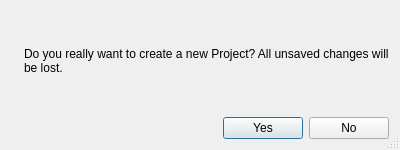
<ui version="4.0" >
 <class>DialogFileNewBase</class>
 <widget class="QDialog" name="DialogFileNewBase" >
  <property name="geometry" >
   <rect>
    <x>0</x>
    <y>0</y>
    <width>400</width>
    <height>150</height>
   </rect>
  </property>
  <property name="minimumSize" >
   <size>
    <width>400</width>
    <height>150</height>
   </size>
  </property>
  <property name="baseSize" >
   <size>
    <width>400</width>
    <height>150</height>
   </size>
  </property>
  <property name="windowTitle" >
   <string>Warning</string>
  </property>
  <property name="sizeGripEnabled" >
   <bool>true</bool>
  </property>
  <property name="modal" >
   <bool>true</bool>
  </property>
  <layout class="QGridLayout" >
   <item row="2" column="0" colspan="2" >
    <layout class="QHBoxLayout" >
     <property name="spacing" >
      <number>6</number>
     </property>
     <property name="margin" >
      <number>0</number>
     </property>
     <item>
      <spacer name="Horizontal Spacing2" >
       <property name="orientation" >
        <enum>Qt::Horizontal</enum>
       </property>
       <property name="sizeType" >
        <enum>QSizePolicy::Expanding</enum>
       </property>
       <property name="sizeHint" stdset="0" >
        <size>
         <width>20</width>
         <height>20</height>
        </size>
       </property>
      </spacer>
     </item>
     <item>
      <widget class="QPushButton" name="buttonOk" >
       <property name="text" >
        <string>Yes</string>
       </property>
       <property name="shortcut" >
        <string/>
       </property>
       <property name="autoDefault" >
        <bool>true</bool>
       </property>
       <property name="default" >
        <bool>true</bool>
       </property>
      </widget>
     </item>
     <item>
      <widget class="QPushButton" name="buttonCancel" >
       <property name="text" >
        <string>No</string>
       </property>
       <property name="shortcut" >
        <string/>
       </property>
       <property name="autoDefault" >
        <bool>true</bool>
       </property>
      </widget>
     </item>
    </layout>
   </item>
   <item rowspan="2" row="0" column="0" >
    <widget class="QLabel" name="pixmapLabel1" >
     <property name="sizePolicy" >
      <sizepolicy vsizetype="Fixed" hsizetype="Fixed" >
       <horstretch>0</horstretch>
       <verstretch>0</verstretch>
      </sizepolicy>
     </property>
     <property name="pixmap" >
      <pixmap resource="images/StaticImages.qrc" >:/symbol_attention.png</pixmap>
     </property>
     <property name="scaledContents" >
      <bool>true</bool>
     </property>
     <property name="alignment" >
      <set>Qt::AlignVCenter</set>
     </property>
     <property name="wordWrap" >
      <bool>true</bool>
     </property>
    </widget>
   </item>
   <item rowspan="2" row="0" column="1" >
    <widget class="QLabel" name="textLabel1_2_2" >
     <property name="text" >
      <string>Do you really want to create a new Project? All unsaved changes will be lost.</string>
     </property>
     <property name="alignment" >
      <set>Qt::AlignVCenter</set>
     </property>
     <property name="wordWrap" >
      <bool>true</bool>
     </property>
    </widget>
   </item>
  </layout>
 </widget>
 <layoutdefault spacing="6" margin="11" />
 <pixmapfunction>qPixmapFromMimeSource</pixmapfunction>
 <resources>
  <include location="images/StaticImages.qrc" />
 </resources>
 <connections>
  <connection>
   <sender>buttonOk</sender>
   <signal>clicked()</signal>
   <receiver>DialogFileNewBase</receiver>
   <slot>accept()</slot>
   <hints>
    <hint type="sourcelabel" >
     <x>20</x>
     <y>20</y>
    </hint>
    <hint type="destinationlabel" >
     <x>20</x>
     <y>20</y>
    </hint>
   </hints>
  </connection>
  <connection>
   <sender>buttonCancel</sender>
   <signal>clicked()</signal>
   <receiver>DialogFileNewBase</receiver>
   <slot>reject()</slot>
   <hints>
    <hint type="sourcelabel" >
     <x>20</x>
     <y>20</y>
    </hint>
    <hint type="destinationlabel" >
     <x>20</x>
     <y>20</y>
    </hint>
   </hints>
  </connection>
 </connections>
</ui>
